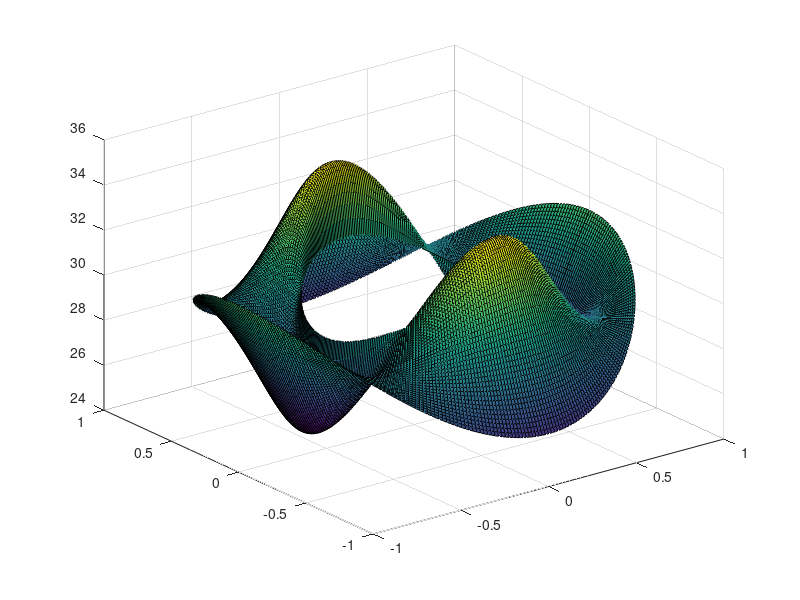
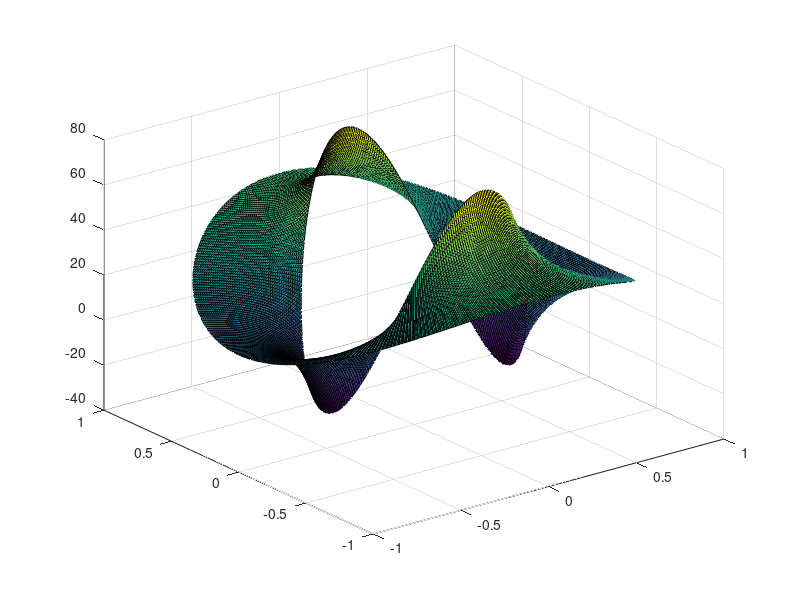
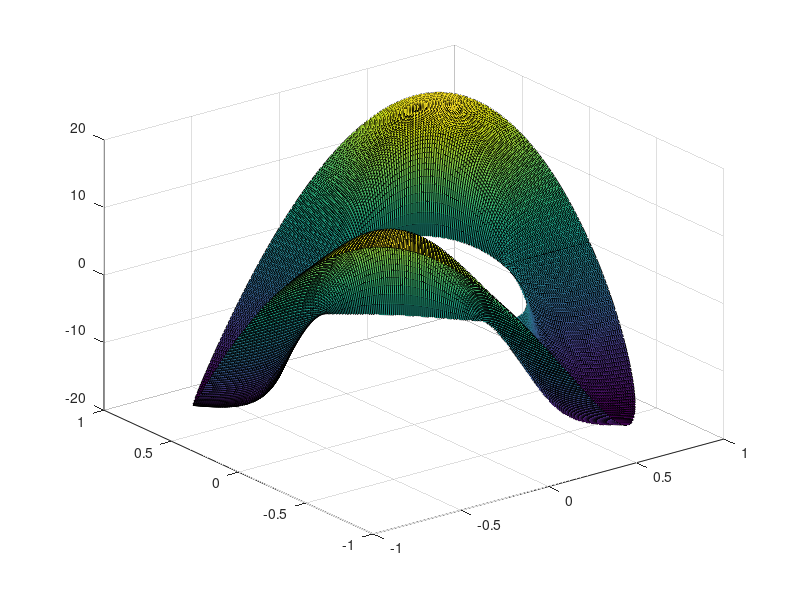
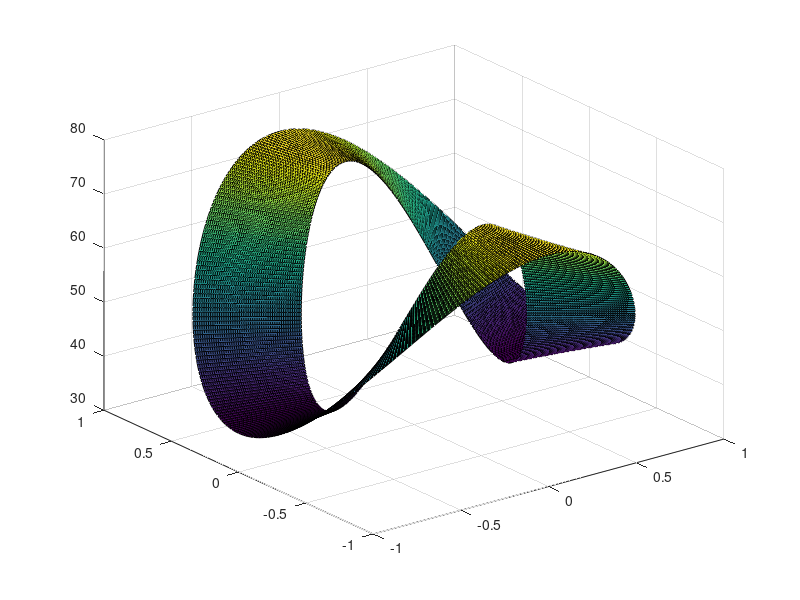

Reproduce these figures in MATLAB, in order.
%%Input
%Shmax maximum horizontal stress
%Shmin minimum horizontal stress
%Po pore pressure
% R raidus ,T temperaure
%%output
%sigma_rr,sigma_theta
%tau_r_theta
%%
%without considersing the temperature effect
Shmax=72;
Shmin=45;
Po=30;
Sv=85;
poi_rat=0.33;
R=0.5;
r=0.51:0.01:1
theta=0:(2*pi)/360:2*pi
 i=length(r);
 j=length(theta);

 for k=1:i
     for m=1:j
          plot_r(k,m)=r(k)*cos(theta(m));
          plot_theta(k,m)=r(k)*sin(theta(m));
sigma_rr(k,m)=(1/2)*(Shmax+Shmin-2*Po)*(1-(R/r(k))^2)+(1/2)*(Shmax-Shmin)*(1-(4*(R/r(k))^2)+(3*(R/r(k))^4))*cos(2*theta(m))+Po*((R/r(k))^2);
sigma_theta(k,m)=(1/2)*(Shmax+Shmin-2*Po)*(1+(R/r(k))^2)-(1/2)*(Shmax-Shmin)*(1+(3*(R/r(k))^4))*cos(2*theta(m))-Po*((R/r(k))^2);
tau_r_theta(k,m)=(1/2)*(Shmax-Shmin)*(1+(2*(R/r(k))^2)-(3*(R/r(k))^4))*sin(2*theta(m));
sigma_zz(k,m)=Sv-2*poi_rat*(Shmax-Shmin)*cos(2*theta(m))-Po;
     end
 end
 figure 
 surf(plot_r,plot_theta,sigma_rr);
 figure 
 surf(plot_r,plot_theta,sigma_theta);
 figure 
 surf(plot_r,plot_theta,tau_r_theta);
 figure
  surf(plot_r,plot_theta,sigma_zz);